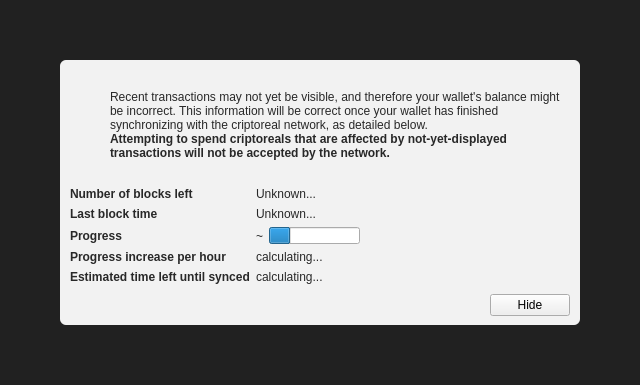
<?xml version="1.0" encoding="UTF-8"?>
<ui version="4.0">
 <class>ModalOverlay</class>
 <widget class="ModalOverlay" name="ModalOverlay">
  <property name="geometry">
   <rect>
    <x>0</x>
    <y>0</y>
    <width>640</width>
    <height>385</height>
   </rect>
  </property>
  <property name="windowTitle">
   <string>Form</string>
  </property>
  <layout class="QVBoxLayout" name="verticalLayout" stretch="0">
   <property name="sizeConstraint">
    <enum>QLayout::SetDefaultConstraint</enum>
   </property>
   <property name="leftMargin">
    <number>0</number>
   </property>
   <property name="topMargin">
    <number>0</number>
   </property>
   <property name="rightMargin">
    <number>0</number>
   </property>
   <property name="bottomMargin">
    <number>0</number>
   </property>
   <item>
    <widget class="QWidget" name="bgWidget" native="true">
     <property name="styleSheet">
      <string notr="true">#bgWidget { background: rgba(0,0,0,220); }</string>
     </property>
     <layout class="QVBoxLayout" name="verticalLayoutMain" stretch="1">
      <property name="leftMargin">
       <number>60</number>
      </property>
      <property name="topMargin">
       <number>60</number>
      </property>
      <property name="rightMargin">
       <number>60</number>
      </property>
      <property name="bottomMargin">
       <number>60</number>
      </property>
      <item>
       <widget class="QWidget" name="contentWidget" native="true">
        <property name="styleSheet">
         <string notr="true">#contentWidget { background: rgba(255,255,255,240); border-radius: 6px; }

QLabel { color: rgb(40,40,40);  }</string>
        </property>
        <layout class="QVBoxLayout" name="verticalLayoutSub" stretch="1,0,0,0">
         <property name="spacing">
          <number>0</number>
         </property>
         <property name="leftMargin">
          <number>10</number>
         </property>
         <property name="topMargin">
          <number>10</number>
         </property>
         <property name="rightMargin">
          <number>10</number>
         </property>
         <property name="bottomMargin">
          <number>10</number>
         </property>
         <item>
          <layout class="QHBoxLayout" name="horizontalLayoutIconText" stretch="0,1">
           <property name="topMargin">
            <number>20</number>
           </property>
           <item>
            <layout class="QVBoxLayout" name="verticalLayoutIcon">
             <property name="leftMargin">
              <number>0</number>
             </property>
             <item>
              <widget class="QPushButton" name="warningIcon">
               <property name="enabled">
                <bool>false</bool>
               </property>
               <property name="text">
                <string/>
               </property>
               <property name="icon">
                <iconset>
                 <normaloff>:/icons/warning</normaloff>
                 <disabledoff>:/icons/warning</disabledoff>:/icons/warning</iconset>
               </property>
               <property name="iconSize">
                <size>
                 <width>48</width>
                 <height>48</height>
                </size>
               </property>
               <property name="flat">
                <bool>true</bool>
               </property>
              </widget>
             </item>
             <item>
              <spacer name="verticalSpacerWarningIcon">
               <property name="orientation">
                <enum>Qt::Vertical</enum>
               </property>
               <property name="sizeHint" stdset="0">
                <size>
                 <width>20</width>
                 <height>40</height>
                </size>
               </property>
              </spacer>
             </item>
            </layout>
           </item>
           <item>
            <layout class="QVBoxLayout" name="verticalLayoutInfoText">
             <property name="leftMargin">
              <number>0</number>
             </property>
             <property name="topMargin">
              <number>0</number>
             </property>
             <item>
              <widget class="QLabel" name="infoText">
               <property name="text">
                <string>Recent transactions may not yet be visible, and therefore your wallet's balance might be incorrect. This information will be correct once your wallet has finished synchronizing with the criptoreal network, as detailed below.</string>
               </property>
               <property name="textFormat">
                <enum>Qt::RichText</enum>
               </property>
               <property name="wordWrap">
                <bool>true</bool>
               </property>
              </widget>
             </item>
             <item>
              <widget class="QLabel" name="infoTextStrong">
               <property name="font">
                <font>
                 <weight>75</weight>
                 <bold>true</bold>
                </font>
               </property>
               <property name="text">
                <string>Attempting to spend criptoreals that are affected by not-yet-displayed transactions will not be accepted by the network.</string>
               </property>
               <property name="textFormat">
                <enum>Qt::RichText</enum>
               </property>
               <property name="wordWrap">
                <bool>true</bool>
               </property>
              </widget>
             </item>
             <item>
              <spacer name="verticalSpacerInTextSpace">
               <property name="orientation">
                <enum>Qt::Vertical</enum>
               </property>
               <property name="sizeHint" stdset="0">
                <size>
                 <width>20</width>
                 <height>40</height>
                </size>
               </property>
              </spacer>
             </item>
            </layout>
           </item>
          </layout>
         </item>
         <item>
          <spacer name="verticalSpacerAfterText">
           <property name="orientation">
            <enum>Qt::Vertical</enum>
           </property>
           <property name="sizeHint" stdset="0">
            <size>
             <width>20</width>
             <height>40</height>
            </size>
           </property>
          </spacer>
         </item>
         <item>
          <layout class="QFormLayout" name="formLayout">
           <property name="fieldGrowthPolicy">
            <enum>QFormLayout::FieldsStayAtSizeHint</enum>
           </property>
           <property name="horizontalSpacing">
            <number>6</number>
           </property>
           <property name="verticalSpacing">
            <number>6</number>
           </property>
           <property name="topMargin">
            <number>10</number>
           </property>
           <item row="0" column="0">
            <widget class="QLabel" name="labelNumberOfBlocksLeft">
             <property name="font">
              <font>
               <weight>75</weight>
               <bold>true</bold>
              </font>
             </property>
             <property name="text">
              <string>Number of blocks left</string>
             </property>
            </widget>
           </item>
           <item row="0" column="1">
            <widget class="QLabel" name="numberOfBlocksLeft">
             <property name="text">
              <string>Unknown...</string>
             </property>
            </widget>
           </item>
           <item row="1" column="0">
            <widget class="QLabel" name="labelLastBlockTime">
             <property name="font">
              <font>
               <weight>75</weight>
               <bold>true</bold>
              </font>
             </property>
             <property name="text">
              <string>Last block time</string>
             </property>
            </widget>
           </item>
           <item row="1" column="1">
            <widget class="QLabel" name="newestBlockDate">
             <property name="sizePolicy">
              <sizepolicy hsizetype="Maximum" vsizetype="Preferred">
               <horstretch>0</horstretch>
               <verstretch>0</verstretch>
              </sizepolicy>
             </property>
             <property name="text">
              <string>Unknown...</string>
             </property>
            </widget>
           </item>
           <item row="2" column="0">
            <widget class="QLabel" name="labelSyncDone">
             <property name="font">
              <font>
               <weight>75</weight>
               <bold>true</bold>
              </font>
             </property>
             <property name="text">
              <string>Progress</string>
             </property>
            </widget>
           </item>
           <item row="2" column="1">
            <layout class="QHBoxLayout" name="horizontalLayoutSync" stretch="0,1">
             <item>
              <widget class="QLabel" name="percentageProgress">
               <property name="text">
                <string notr="true">~</string>
               </property>
              </widget>
             </item>
             <item>
              <widget class="QProgressBar" name="progressBar">
               <property name="value">
                <number>24</number>
               </property>
               <property name="format">
                <string/>
               </property>
              </widget>
             </item>
            </layout>
           </item>
           <item row="4" column="0">
            <widget class="QLabel" name="labelProgressIncrease">
             <property name="font">
              <font>
               <weight>75</weight>
               <bold>true</bold>
              </font>
             </property>
             <property name="text">
              <string>Progress increase per hour</string>
             </property>
            </widget>
           </item>
           <item row="4" column="1">
            <widget class="QLabel" name="progressIncreasePerH">
             <property name="text">
              <string>calculating...</string>
             </property>
            </widget>
           </item>
           <item row="5" column="0">
            <widget class="QLabel" name="labelEstimatedTimeLeft">
             <property name="font">
              <font>
               <weight>75</weight>
               <bold>true</bold>
              </font>
             </property>
             <property name="text">
              <string>Estimated time left until synced</string>
             </property>
            </widget>
           </item>
           <item row="5" column="1">
            <widget class="QLabel" name="expectedTimeLeft">
             <property name="text">
              <string>calculating...</string>
             </property>
            </widget>
           </item>
          </layout>
         </item>
         <item>
          <layout class="QHBoxLayout" name="horizontalLayoutButtons">
           <property name="leftMargin">
            <number>10</number>
           </property>
           <property name="topMargin">
            <number>10</number>
           </property>
           <item>
            <spacer name="horizontalSpacer">
             <property name="orientation">
              <enum>Qt::Horizontal</enum>
             </property>
             <property name="sizeHint" stdset="0">
              <size>
               <width>40</width>
               <height>20</height>
              </size>
             </property>
            </spacer>
           </item>
           <item>
            <widget class="QPushButton" name="closeButton">
             <property name="text">
              <string>Hide</string>
             </property>
            </widget>
           </item>
          </layout>
         </item>
        </layout>
       </widget>
      </item>
     </layout>
    </widget>
   </item>
  </layout>
 </widget>
 <customwidgets>
  <customwidget>
   <class>ModalOverlay</class>
   <extends>QWidget</extends>
   <header>modaloverlay.h</header>
   <container>1</container>
  </customwidget>
 </customwidgets>
 <resources/>
 <connections/>
</ui>
